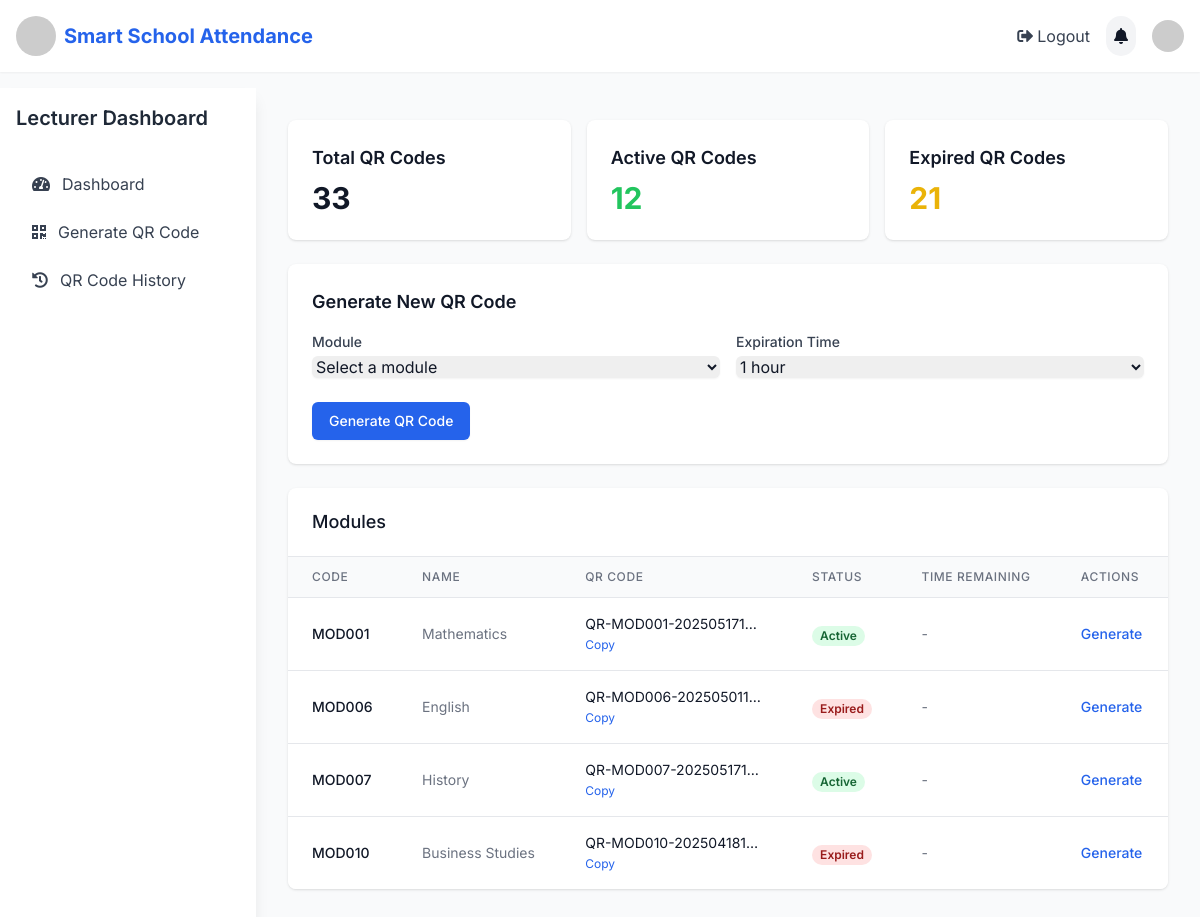
The page /attendance/generate/ (signed in) on the database its author committed.
### attendance/models.py (models this page shows, shortened)
class Module(models.Model):
    code = models.CharField(max_length=10, unique=True)
    name = models.CharField(max_length=100)
    description = models.TextField(blank=True)
    lecturers = models.ManyToManyField(settings.AUTH_USER_MODEL, related_name='modules', limit_choices_to={'is_lecturer': True})
    students = models.ManyToManyField(settings.AUTH_USER_MODEL, related_name='enrolled_modules', limit_choices_to={'is_student': True})
    attendance_threshold = models.DecimalField(max_digits=5, decimal_places=2, default=75.00)

class QRCode(models.Model):
    module = models.ForeignKey(Module, on_delete=models.CASCADE, related_name='qrcodes')
    lecturer = models.ForeignKey(settings.AUTH_USER_MODEL, on_delete=models.CASCADE, limit_choices_to={'is_lecturer': True})
    session_date = models.DateTimeField()
    qr_code = models.CharField(max_length=255, unique=True)
    qr_image = models.ImageField(upload_to='qr_codes/', blank=True, null=True)
    is_active = models.BooleanField(default=True)
    expiration_minutes = models.PositiveIntegerField(default=60)  # QR code validity in minutes
    created_at = models.DateTimeField(auto_now_add=True)
    updated_at = models.DateTimeField(auto_now=True)
    class Meta:
        ordering = ['-created_at']

### attendance/views.py (the view, shortened to what this page needs)
# urls.py: path('generate/', views.generate_qr, name='generate_qr'),
@login_required
def generate_qr(request, module_id=None):
    if request.user.is_superuser:
        modules = Module.objects.all()
    else:
        modules = Module.objects.filter(lecturers=request.user)
    selected_module = None
    if module_id:
        selected_module = get_object_or_404(Module, id=module_id, lecturers=request.user)
    total_qrcodes = QRCode.objects.count()
    active_qrcodes = QRCode.objects.filter(is_active=True).count()
    expired_qrcodes = total_qrcodes - active_qrcodes
    for qr in QRCode.objects.all():
        if not qr.qr_image:
            qr.generate_qr_image()
            qr.save()
    context = {
        'modules': modules,
        'title': 'Generate QR Code',
        'selected_module': selected_module,
        'current_time': timezone.now().strftime('%Y-%m-%dT%H:%M'),
        'total_qrcodes': total_qrcodes,
        'active_qrcodes': active_qrcodes,
        'expired_qrcodes': expired_qrcodes
    }
    return render(request, 'attendance/generate_qr.html', context)

### attendance/auth_backend.py (called while the page is built)
    def get_user(self, user_id):
        try:
            return User.objects.get(pk=user_id)
        except User.DoesNotExist:
            return None

### templates/attendance/generate_qr.html (shortened to what this page needs)
{% extends 'base.html' %}
{% block content %}
<div class="space-y-6">
    <div class="grid grid-cols-1 md:grid-cols-3 gap-4">
        <div class="bg-white p-6 rounded-lg shadow">
            <h2 class="text-lg font-semibold mb-2">Total QR Codes</h2>
            <p class="text-3xl font-bold">{{ total_qrcodes|default:"0" }}</p>
        </div>
        <div class="bg-white p-6 rounded-lg shadow">
            <h2 class="text-lg font-semibold mb-2">Active QR Codes</h2>
            <p class="text-3xl font-bold text-green-500">{{ active_qrcodes|default:"0" }}</p>
        </div>
        <div class="bg-white p-6 rounded-lg shadow">
            <h2 class="text-lg font-semibold mb-2">Expired QR Codes</h2>
            <p class="text-3xl font-bold text-yellow-500">{{ expired_qrcodes|default:"0" }}</p>
        </div>
    </div>
    <div class="bg-white p-6 rounded-lg shadow">
        <h3 class="text-lg font-semibold mb-4">Generate New QR Code</h3>
        <form method="POST" action="{% url 'attendance:generate_qr' %}" class="space-y-4">
            <div class="grid grid-cols-1 md:grid-cols-2 gap-4">
                <div>
                    <label for="module" class="block text-sm font-medium text-gray-700">Module</label>
                    <select id="module" name="module" class="mt-1 block w-full rounded-md border-gray-300 shadow-sm focus:border-blue-500 focus:ring-blue-500">
                        <option value="">Select a module</option>
                    </select>
                </div>
                <div>
                    <label for="expiration" class="block text-sm font-medium text-gray-700">Expiration Time</label>
                    <select id="expiration" name="expiration" class="mt-1 block w-full rounded-md border-gray-300 shadow-sm focus:border-blue-500 focus:ring-blue-500">
                        <option value="60" selected>1 hour</option>
                    </select>
                </div>
            </div>
            <div class="pt-2">
                <button type="submit" class="inline-flex justify-center py-2 px-4 border border-transparent shadow-sm text-sm font-medium rounded-md text-white bg-blue-600 hover:bg-blue-700 focus:outline-none focus:ring-2 focus:ring-offset-2 focus:ring-blue-500">
                    Generate QR Code
                </button>
            </div>
        </form>
    </div>
    <div class="bg-white shadow overflow-hidden sm:rounded-lg">
        <div class="px-6 py-5 border-b border-gray-200">
            <h3 class="text-lg font-medium text-gray-900">Modules</h3>
        </div>
        <div class="overflow-x-auto">
            <table class="min-w-full divide-y divide-gray-200">
                <thead class="bg-gray-50">
                    <tr>
                        <th scope="col" class="px-6 py-3 text-left text-xs font-medium text-gray-500 uppercase tracking-wider">Code</th>
                        <th scope="col" class="px-6 py-3 text-left text-xs font-medium text-gray-500 uppercase tracking-wider">Name</th>
                        <th scope="col" class="px-6 py-3 text-left text-xs font-medium text-gray-500 uppercase tracking-wider">QR Code</th>
                        <th scope="col" class="px-6 py-3 text-left text-xs font-medium text-gray-500 uppercase tracking-wider">Status</th>
                        <th scope="col" class="px-6 py-3 text-left text-xs font-medium text-gray-500 uppercase tracking-wider">Time Remaining</th>
                        <th scope="col" class="px-6 py-3 text-left text-xs font-medium text-gray-500 uppercase tracking-wider">Actions</th>
                    </tr>
                </thead>
                <tbody class="bg-white divide-y divide-gray-200">
                    {% for module in modules %}
                    <tr>
                        <td class="px-6 py-4 whitespace-nowrap text-sm font-medium text-gray-900">{{ module.code }}</td>
                        <td class="px-6 py-4 whitespace-nowrap text-sm text-gray-500">{{ module.name }}</td>
                        <td class="px-6 py-4 whitespace-nowrap text-sm text-gray-500">
                            {% with latest_qr=module.qrcodes.first %}
                                {% if latest_qr %}
                                    <div class="text-sm text-gray-900">{{ latest_qr.qr_code|truncatechars:20 }}</div>
                                    <button onclick="copyQR('{{ latest_qr.qr_code }}')" class="text-blue-600 hover:text-blue-800 text-xs">
                                        Copy
                                    </button>
                                {% else %}
                                    <span class="text-sm text-gray-500">No QR code</span>
                                {% endif %}
                            {% endwith %}
                        </td>
                        <td class="px-6 py-4 whitespace-nowrap">
                            {% with latest_qr=module.qrcodes.first %}
                                {% if latest_qr %}
                                    {% if latest_qr.is_active %}
                                        <span class="px-2 inline-flex text-xs leading-5 font-semibold rounded-full bg-green-100 text-green-800">Active</span>
                                    {% else %}
                                        <span class="px-2 inline-flex text-xs leading-5 font-semibold rounded-full bg-red-100 text-red-800">Expired</span>
                                    {% endif %}
                                {% else %}
                                    <span class="text-sm text-gray-500">-</span>
                                {% endif %}
                            {% endwith %}
                        </td>
                        <td class="px-6 py-4 whitespace-nowrap text-sm text-gray-500">
                            {% with latest_qr=module.qrcodes.first %}
                                {% if latest_qr %}
                                    {{ latest_qr.time_remaining|default:"-" }}
                                {% else %}
                                    -
                                {% endif %}
                            {% endwith %}
                        </td>
                        <td class="px-6 py-4 whitespace-nowrap text-sm font-medium">
                            <form method="POST" action="{% url 'attendance:generate_qr' %}" class="inline">
                                <button type="submit" class="text-blue-600 hover:text-blue-900">Generate</button>
                            </form>
                        </td>
                    </tr>
                    {% empty %}
                    <tr>
                        <td colspan="6" class="px-6 py-4 text-center text-sm text-gray-500">
                            No modules found.
                        </td>
                    </tr>
                    {% endfor %}
                </tbody>
            </table>
        </div>
    </div>
</div>
{% endblock %}

### templates/base.html (style rules this page uses)
body { font-family: 'Inter', sans-serif; }

### rows shown on the page
Module: code "MOD001", name "Mathematics", qrcodes.first.qr_code "QR-MOD001-202505171…", shows "Active", qrcodes.first.time_remaining "-"
Module: code "MOD006", name "English", qrcodes.first.qr_code "QR-MOD006-202505011…", shows "Expired", qrcodes.first.time_remaining "-"
Module: code "MOD007", name "History", qrcodes.first.qr_code "QR-MOD007-202505171…", shows "Active", qrcodes.first.time_remaining "-"
Module: code "MOD010", name "Business Studies", qrcodes.first.qr_code "QR-MOD010-202504181…", shows "Expired", qrcodes.first.time_remaining "-"

### other values the page prints
{{ total_qrcodes|default:"0" }} "33"
{{ active_qrcodes|default:"0" }} "12"
{{ expired_qrcodes|default:"0" }} "21"
